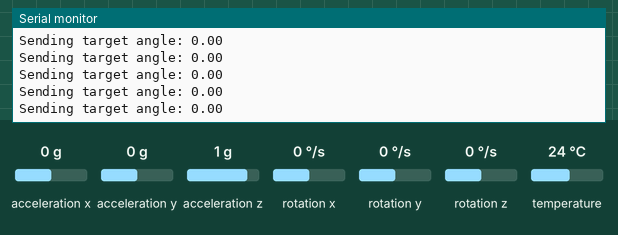
Recording of a sketch running on a simulated ESP32. Parts: the last lines printed to the serial monitor. Inputs (shaded band) come from the test bench; at power-on: acceleration y 0 g, acceleration x 0 g, acceleration z 1 g, rotation x 0 °/s, rotation y 0 °/s, rotation z 0 °/s, temperature 24 °C. WiFi joins after 1.5 s; servers stay silent unless stated.

Above: at 6.9 s.
7.0 s: acceleration y set to -1.4 g
At 7.3 s:
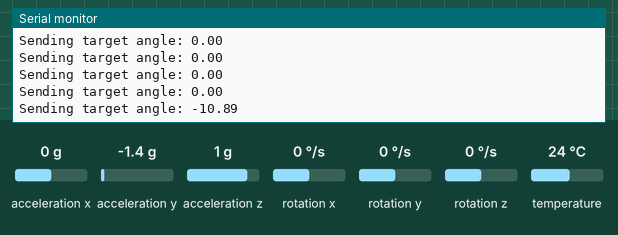
8.5 s: acceleration x set to -1.4 g
At 8.52 s:
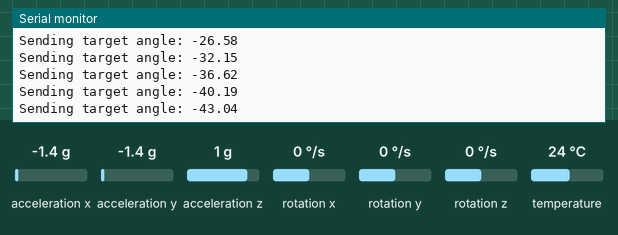
10.0 s: acceleration z set to -1.4 g
At 10.15 s:
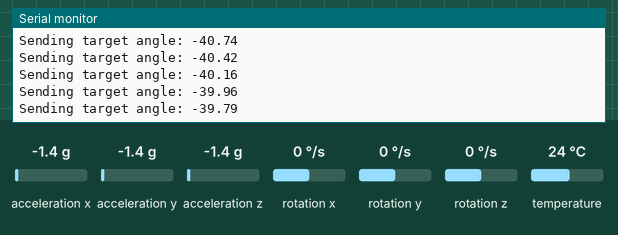
Timing chart, 0 to 13.0 s (numbered marks = the images above; inputs shaded):
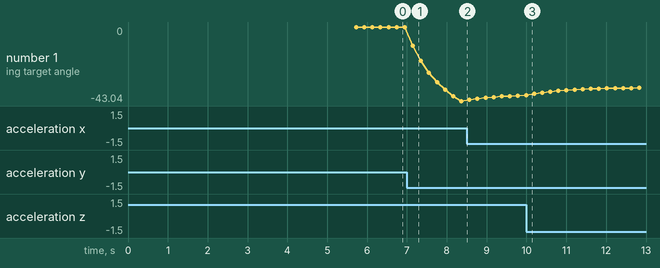

Measured:
- after the input at 7.0 s, the serial monitor: prints a new line after 0.15 s (image 1)
- plotted number 1: 0 → -43.04 after the input at 7.0 s, -43.04 → -39.79 after the input at 8.5 s, -39.79 → -35.27 after the input at 10.0 s

The sketch:

Handheld_ESP32_udp_transmitter.ino
```cpp
#include <WiFi.h>
#include <WiFiUdp.h>
#include <Wire.h>
#include <Adafruit_MPU6050.h>
#include <Adafruit_Sensor.h>

Adafruit_MPU6050 mpu;
WiFiUDP udp;

const char* ssid = "ANGLE_PLATFORM";
const char* password = "platform123";

IPAddress receiverIP(192, 168, 4, 1);
const unsigned int receiverPort = 4210;

float zeroOffset = 0;
float filteredAngle = 0;

const float FILTER_ALPHA = 0.20;

void setup() {
  Serial.begin(115200);
  Wire.begin(21, 22);

  if (!mpu.begin()) {
    Serial.println("MPU6050 NOT FOUND!");
    while (1) delay(10);
  }

  Serial.println("Keep controller flat for calibration");
  delay(2000);

  float total = 0;

  for (int i = 0; i < 100; i++) {
    sensors_event_t a, g, temp;
    mpu.getEvent(&a, &g, &temp);

    float angle = atan2(
      a.acceleration.y,
      sqrt(a.acceleration.x * a.acceleration.x +
           a.acceleration.z * a.acceleration.z)
    ) * 180.0 / PI;

    total += angle;
    delay(20);
  }

  zeroOffset = total / 100.0;

  WiFi.mode(WIFI_STA);
  WiFi.begin(ssid, password);

  Serial.print("Connecting to ESP32-CAM");

  while (WiFi.status() != WL_CONNECTED) {
    delay(500);
    Serial.print(".");
  }

  Serial.println("\nWi-Fi Connected!");
  Serial.print("Handheld IP: ");
  Serial.println(WiFi.localIP());

  udp.begin(4211);
}

void loop() {
  if (WiFi.status() != WL_CONNECTED) {
    Serial.println("Wi-Fi disconnected!");
    delay(500);
    return;
  }

  sensors_event_t a, g, temp;
  mpu.getEvent(&a, &g, &temp);

  float rawAngle = atan2(
    a.acceleration.y,
    sqrt(a.acceleration.x * a.acceleration.x +
         a.acceleration.z * a.acceleration.z)
  ) * 180.0 / PI;

  float correctedAngle = rawAngle - zeroOffset;

  filteredAngle =
    FILTER_ALPHA * correctedAngle +
    (1.0 - FILTER_ALPHA) * filteredAngle;

  char message[20];
  snprintf(message, sizeof(message), "%.2f", filteredAngle);

  udp.beginPacket(receiverIP, receiverPort);
  udp.print(message);
  udp.endPacket();

  Serial.print("Sending target angle: ");
  Serial.println(filteredAngle, 2);

  delay(200);
}
```
